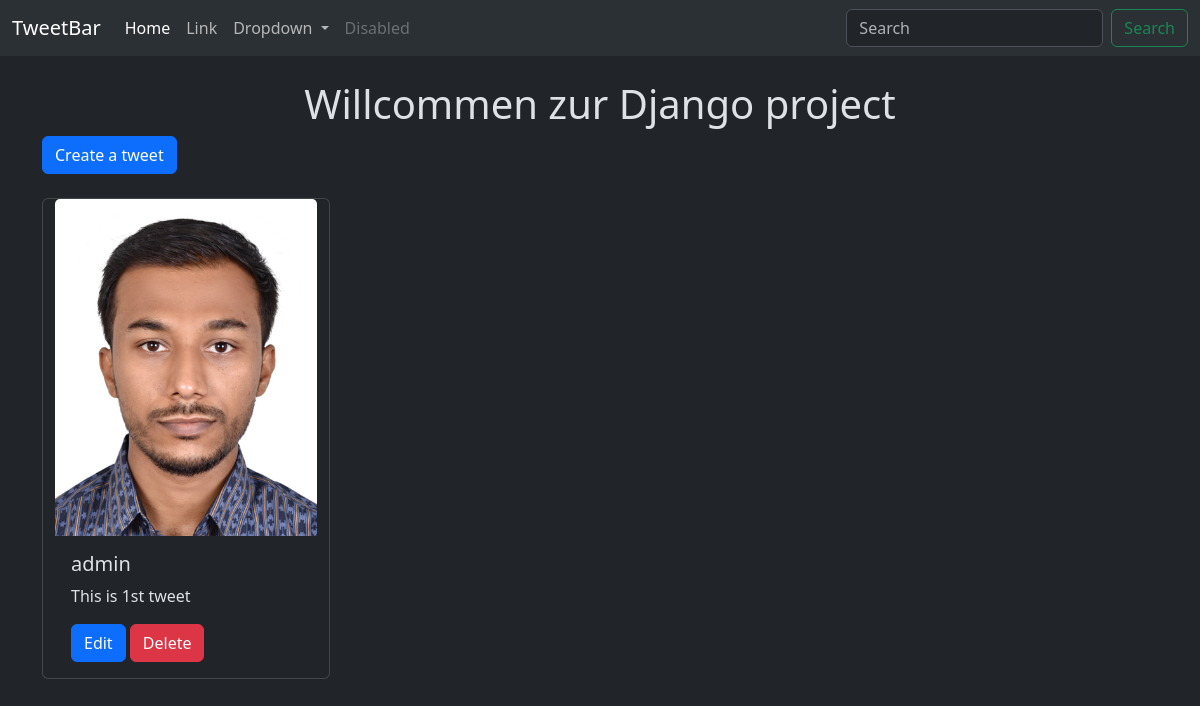
Page /tweet/ on the earlier database version.
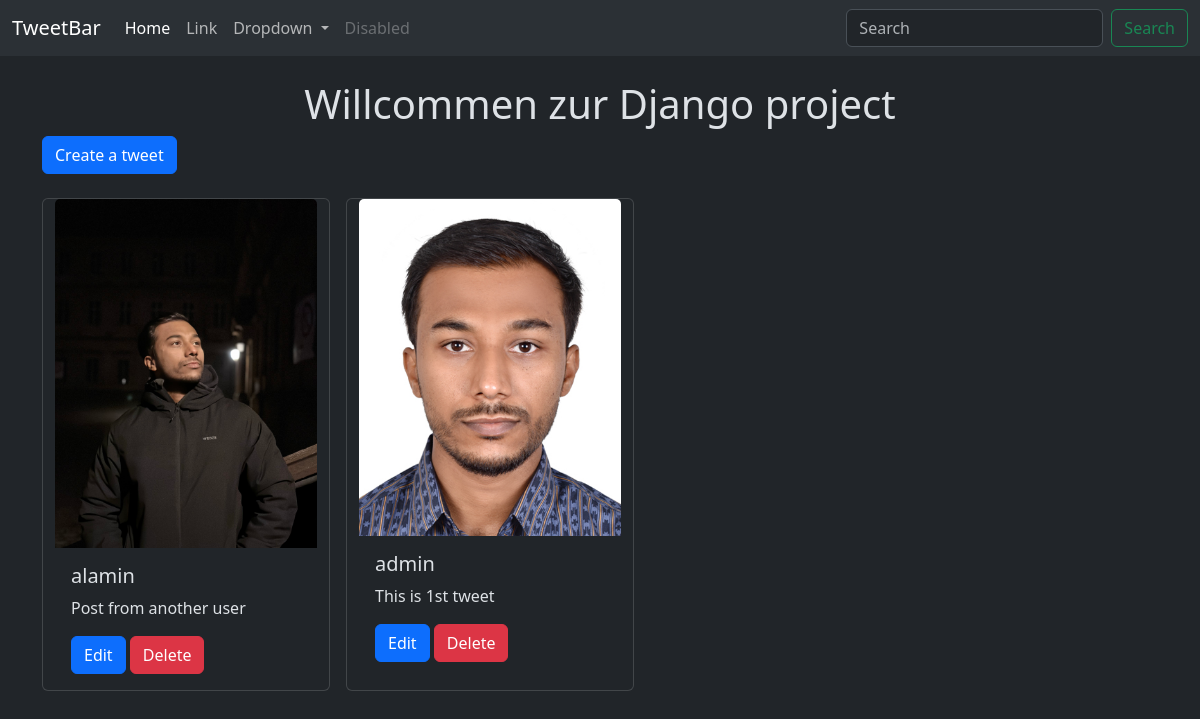
Same page on the later database version.
### tweet/models.py (models this page shows, shortened)
class Tweet(models.Model):
  user = models.ForeignKey(User, on_delete=models.CASCADE)
  text = models.TextField(max_length=240)
  photo = models.ImageField(upload_to='photos/', blank=True, null=True)
  created_at = models.DateTimeField(auto_now_add=True)
  updated_at = models.DateTimeField(auto_now=True)

### tweet/views.py (the view)
# urls.py: path('', views.tweet_list, name='tweet_list'),
def tweet_list(request):
  tweets = Tweet.objects.all().order_by('-created_at')
  return render(request, 'tweet_list.html', {'tweets': tweets})

### tweet/templates/tweet_list.html (shortened to what this page needs)
{% extends "layout.html" %}
{% block content %}
<h1 class="text-center mt-4">Willcommen zur Django project</h1>
<a class="btn btn-primary mb-4" href="{% url 'tweet_create' %}">Create a tweet</a>
<div class="container row gap-3">
  {% for tweet in tweets %}
  <div class="card" style="width: 18rem;">
    <img src="{{tweet.photo.url}}" class="card-img-top" alt="...">
    <div class="card-body">
      <h5 class="card-title">{{tweet.user.username}}</h5>
      <p class="card-text">{{tweet.text}}</p>
      <a href="{% url 'tweet_edit' tweet.id %}" class="btn btn-primary">Edit</a>
      <a href="{% url 'tweet_delete' tweet.id %}" class="btn btn-danger">Delete</a>
    </div>
  </div>
  {% endfor %}
</div>
{% endblock content %}

### templates/layout.html (shortened to what this page needs)
{% load static %}
<!DOCTYPE html>
<html lang="en" data-bs-theme="dark">
<head>
  <link href="https://cdn.jsdelivr.net/npm/bootstrap@5.3.3/dist/css/bootstrap.min.css" rel="stylesheet">
</head>
<body>
  <nav class="navbar navbar-expand-lg bg-body-tertiary">
    <div class="container-fluid">
      <a class="navbar-brand" href="#">TweetBar</a>
      <div class="collapse navbar-collapse" id="navbarSupportedContent">
        <ul class="navbar-nav me-auto mb-2 mb-lg-0">
          <li class="nav-item">
            <a class="nav-link active" aria-current="page" href="#">Home</a>
          </li>
          <li class="nav-item">
            <a class="nav-link" href="#">Link</a>
          </li>
          <li class="nav-item dropdown">
            <a class="nav-link dropdown-toggle" href="#" role="button" data-bs-toggle="dropdown" aria-expanded="false">
              Dropdown
            </a>
          </li>
          <li class="nav-item">
            <a class="nav-link disabled" aria-disabled="true">Disabled</a>
          </li>
        </ul>
        <form class="d-flex" role="search">
          <input class="form-control me-2" type="search" placeholder="Search" aria-label="Search">
          <button class="btn btn-outline-success" type="submit">Search</button>
        </form>
      </div>
    </div>
  </nav>
  <div class="container">
    {% block content %}
    {% endblock content %}
  </div>
</body>
</html>

Differences in the rows shown:
added Tweet: photo (picture), user.username "alamin", text "Post from another user"
